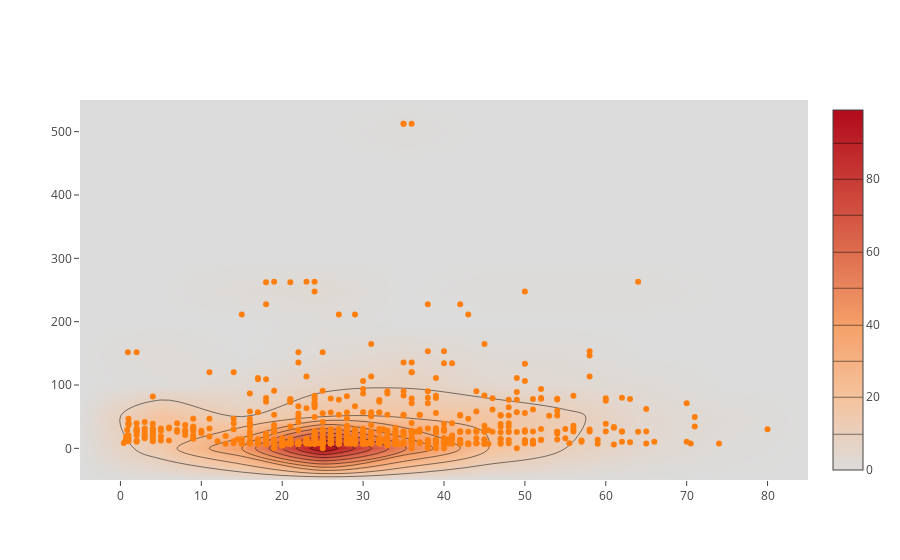

The notebook cell saved with this chart:
### Code cell
iplot([go.Histogram2dContour(x=reviews.head(500)['Age'], 
                             y=reviews.head(500)['Fare'], 
                             contours=go.Contours(coloring='heatmap')),
       go.Scatter(x=reviews.head(1000)['Age'], y=reviews.head(1000)['Fare'], mode='markers')])

### Figure 1 — Plotly figure (JSON) as saved in the notebook; plotly's stock layout.template omitted (floating-point values rounded to 4 significant figures; data arrays with more than 128 entries replaced by an {"elided": "..."} marker saying what was removed)
{"data": [{"contours": {"coloring": "heatmap"}, "type": "histogram2dcontour", "uid": "4077a52e-b2aa-11e8-9b52-8c8590b26355", "x": {"elided": "500 float values"}, "y": {"elided": "500 float values"}}, {"mode": "markers", "type": "scatter", "uid": "407822d8-b2aa-11e8-ade9-8c8590b26355", "x": {"elided": "891 float values"}, "y": {"elided": "891 float values"}}], "layout": {}}
